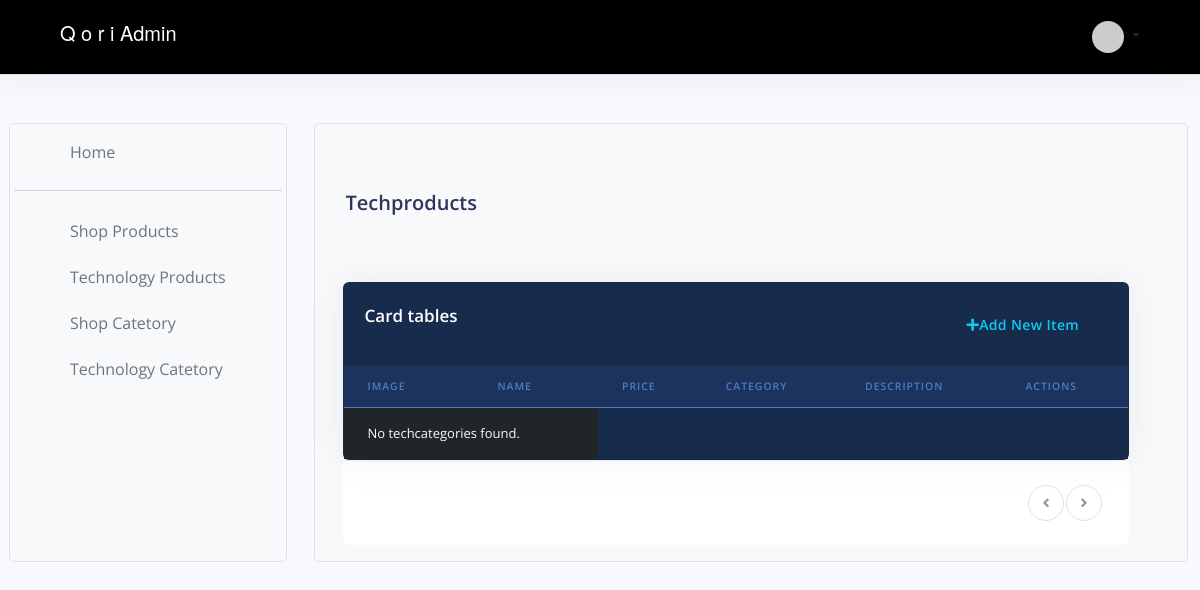
The app's page /admin/techproducts.php, older data.
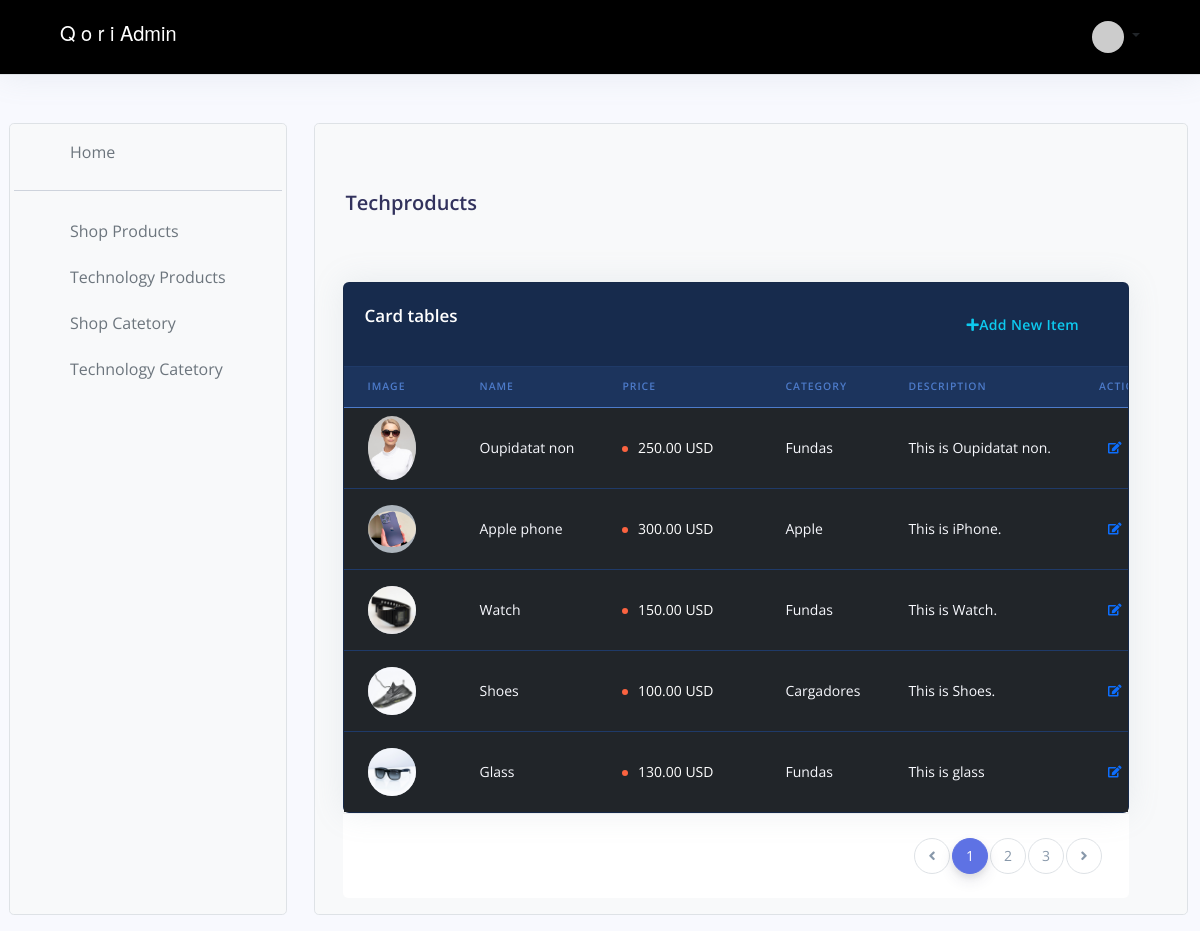
The same page, newer data.
### tables this page shows
CREATE TABLE `techproducts` (
  `id` int(11) NOT NULL,
  `techproduct_name` varchar(255) NOT NULL,
  `price` decimal(10,2) NOT NULL,
  `techcategory_id` int(11) NOT NULL,
  `description` text DEFAULT NULL,
  `image` varchar(255) DEFAULT NULL
);

CREATE TABLE `techcategories` (
  `id` int(11) NOT NULL,
  `techcategory` varchar(255) NOT NULL,
  `parentId` int(11) NOT NULL DEFAULT 0
);

### admin/techproducts.php (the view, shortened to what the changed rows need)
<!DOCTYPE html>
<html lang="en">
<?php include '../components/admincss.php'; ?>
<?php
include "../config/db.php";
?>
<body>
    <div class="container-fluid pb-3 flex-grow-1 d-flex flex-column flex-sm-row overflow-auto pt-4">
        <div class="row flex-grow-sm-1 flex-grow-1">
            <main class="col overflow-auto h-100">
                <div class="bg-light border rounded-3 p-3">
                    <div class="main-content">
                        <div class="container mt-5">
                            <h2 class="mb-3">Techproducts</h2>
                            <div class="row">
                                <div class="row mt-5">
                                    <div class="col">
                                        <div class="card bg-default shadow">
                                            <div class="table-responsive">
                                                <table class="table align-items-center table-dark table-flush">
                                                    <thead class="thead-dark">
                                                        <tr>
                                                            <th scope="col">Image</th>
                                                            <th scope="col">Name</th>
                                                            <th scope="col">Price</th>
                                                            <th scope="col">Category</th>
                                                            <th scope="col">Description</th>
                                                            <th scope="col">Actions</th>
                                                        </tr>
                                                    </thead>
                                                    <tbody>
                                                        <?php
                                                        $recordsPerPage = 5;
                                                        $page = isset ($_GET['page']) ? $_GET['page'] : 1;
                                                        $start = ($page - 1) * $recordsPerPage;
                                                        $totalRecordsQuery = "SELECT COUNT(*) AS total FROM techproducts";
                                                        $totalRecordsResult = mysqli_query($conn, $totalRecordsQuery);
                                                        $totalRecordsRow = mysqli_fetch_assoc($totalRecordsResult);
                                                        $totalRecords = $totalRecordsRow['total'];
                                                        $totalPages = ceil($totalRecords / $recordsPerPage);
                                                        $sql = "SELECT * FROM techproducts LIMIT $start, $recordsPerPage";
                                                        $result = mysqli_query($conn, $sql);
                                                        if (mysqli_num_rows($result) > 0) {
                                                            while ($row = mysqli_fetch_assoc($result)) {
                                                                $techproduct = $row['techproduct_name'];
                                                                $price = $row['price'];
                                                                $techcategory_id = $row['techcategory_id'];
                                                                $description = $row['description'];
                                                                $techproduct_image = $row['image'];
                                                                $techproduct_id = $row['id'];
                                                                $techcategory_query = mysqli_query($conn, "SELECT * FROM techcategories WHERE id = $techcategory_id");
                                                                $techcategory_row = mysqli_fetch_assoc($techcategory_query);
                                                                $techcategory = $techcategory_row['techcategory'];
                                                                echo "
                                                                <tr>
                                                                    <th scope='row'>
                                                                        <div class='media align-items-center'>
                                                                            <a href='#' class='avatar rounded-circle mr-3'>
                                                                                <img alt='Image placeholder'
                                                                                    src='uploads/$techproduct_image'>
                                                                            </a>
                                                                        </div>
                                                                    </th>
                                                                    <td>
                                                                        <div class='media-body'>
                                                                            <span class='mb-0 text-sm'>$techproduct</span>
                                                                        </div>
                                                                    </td>
                                                                    <td>
                                                                    <span class='badge badge-dot mr-4'>
                                                                    <i class='bg-warning'></i> {$price} USD
                                                                    </span>
                                                                    </td>
                                                                    <td>
                                                                        <div class='media-body'>
                                                                            <span class='mb-0 text-sm'>$techcategory</span>
                                                                        </div>
                                                                    </td>
                                                                    <td>
                                                                        <div class='media-body'>
                                                                            <span class='mb-0 text-sm'>$description</span>
                                                                        </div>
                                                                    </td>
                                                                    <td>
                                                                        <a class='btn btn-sm btn-icon-only text-primary edit-techproduct' href='#' role='button'
                                                                        data-bs-toggle='modal' data-bs-target='#editTechproduct'
                                                                        data-bs-whatever='@mdo' data-techproduct-id='{$techproduct_id}' edit-techproduct-image='{$techproduct_image}' edit-techproduct-name='{$techproduct}' edit-techproduct-price='{$price}' edit-techproduct-techcategory='{$techcategory_id}' edit-techproduct-description='{$description}'>
                                                                            <i class='fas fa-edit'></i>
                                                                        </a>
                                                                        <a class='btn btn-sm btn-icon-only text-danger delete-techproduct' href='#' role='button' data-techproduct-id='{$techproduct_id}'>
                                                                        </a>
                                                                    </td>
                                                                </tr>";
                                                            }
                                                        } else {
                                                            echo "<tr><td colspan='2'>No techcategories found.</td></tr>";
                                                        }
                                                        ?>
                                                    </tbody>
                                                </table>
                                            </div>
                                        </div>
                                        <div class="card-footer py-4">
                                            <nav aria-label="Page navigation">
                                                <ul class="pagination justify-content-end mb-0">
                                                    <?php for ($i = 1; $i <= $totalPages; $i++): ?>
                                                        <li class="page-item <?php echo $i == $page ? 'active' : ''; ?>">
                                                            <a class="page-link" href="?page=<?php echo $i; ?>">
                                                                <?php echo $i; ?>
                                                            </a>
                                                        </li>
                                                    <?php endfor; ?>
                                                </ul>
                                            </nav>
                                        </div>
                                    </div>
                                </div>
                            </div>
                        </div>
                    </div>
                </div>
            </main>
        </div>
    </div>
</body>
</html>

Row changes from the older to the newer data that the page shows:
added techproducts: image (picture), techproduct_name "Oupidatat non", price "250.00", techcategory.techcategory "Fundas", description "This is Oupidatat non."
added techproducts: image (picture), techproduct_name "Apple phone", price "300.00", techcategory.techcategory "Apple", description "This is iPhone."
added techproducts: image (picture), techproduct_name "Watch", price "150.00", techcategory.techcategory "Fundas", description "This is Watch."
added techproducts: image (picture), techproduct_name "Shoes", price "100.00", techcategory.techcategory "Cargadores", description "This is Shoes."
added techproducts: image (picture), techproduct_name "Glass", price "130.00", techcategory.techcategory "Fundas", description "This is glass"
Text that changed along with them:
new list line: "1"
new list line: "2"
new list line: "3"
text no longer shown: "No techcategories found."
